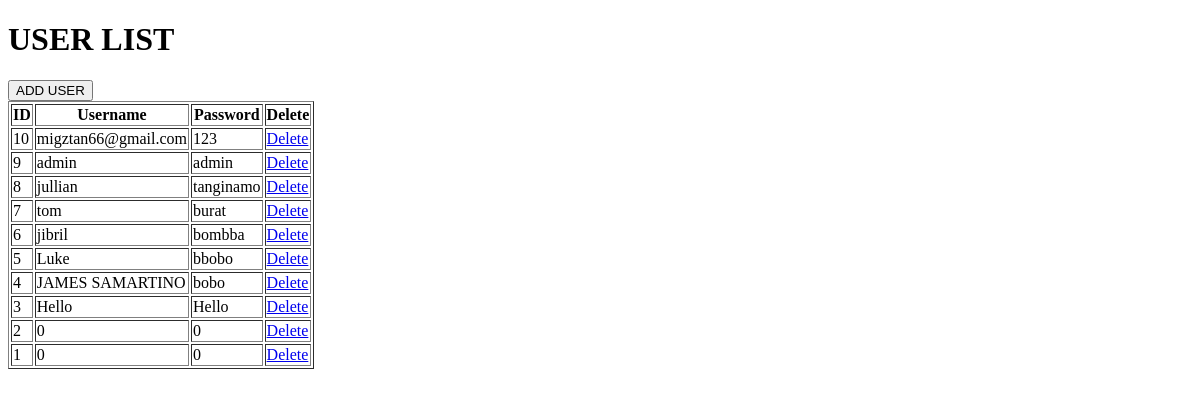
Page /user_list.php on the earlier database version.
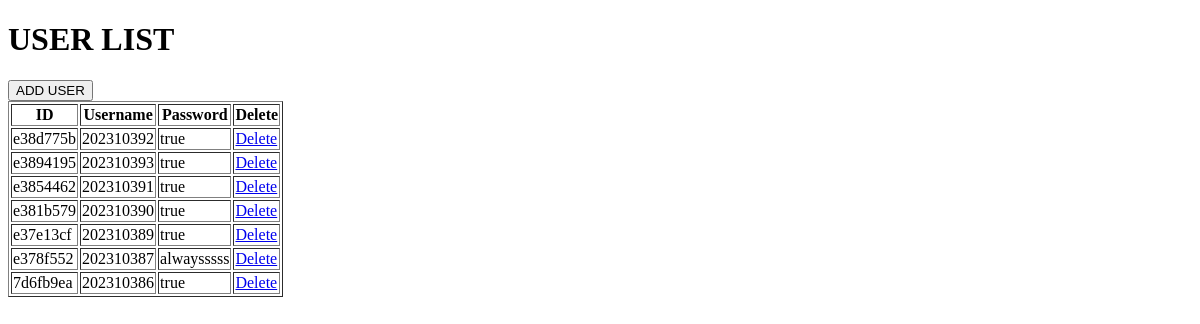
Same page on the later database version.
### tables this page shows
CREATE TABLE `users` (
  `id` char(8) NOT NULL,
  `givenName` varchar(100) NOT NULL,
  `middleName` varchar(100) NOT NULL,
  `lastName` varchar(100) NOT NULL,
  `username` char(30) NOT NULL,
  `password` char(100) NOT NULL
);

### user_list.php (the view, shortened to what this page needs)
<?php
include 'db/db_connect_emanagepro.php';
$sql = "SELECT id, username, password FROM users ORDER BY id DESC";
$result = $conn->query($sql);
?>
<!DOCTYPE html>
<html lang="en">
<head>
</head>
<body>
    <div class="container">
        <h1>USER LIST</h1>
        <input type="submit" value="ADD USER" href="index.php">
        <?php if ($result && $result->num_rows > 0):?>
        <table border="1">
                 <th>ID</th>
                 <th>Username</th>
                 <th>Password</th>
                 <th>Delete</th>
            <?php while($row = $result-> fetch_assoc()):?>
            <tr>
                <td><?php echo htmlspecialchars($row['id']); ?></td>
                <td><?php echo htmlspecialchars($row['username']);?></td>
                <td><?php echo htmlspecialchars($row['password']);?></td>
                <td><a class="delete-btn" href="delete.php?id=<?php echo $row['id']; ?>"
                onclick="return confirm('are you sure u want to delete?'); ">Delete</a></td>
            </tr>
            <?php endwhile; ?>
        </table>
        <?php else: ?>
            <p>NO USER FOUND</p>
        <?php endif; ?>
    </div>
</body>
</html>

Differences in the rows shown:
removed users: id "10", username "migztan66@gmail.com", password "123"
removed users: id "9", username "admin", password "admin"
removed users: id "8", username "jullian", password "tanginamo"
removed users: id "7", username "tom", password "burat"
removed users: id "6", username "jibril", password "bombba"
removed users: id "5", username "Luke", password "bbobo"
removed users: id "4", username "JAMES SAMARTINO", password "bobo"
removed users: id "3", username "Hello", password "Hello"
removed users: id "2", username "0", password "0"
removed users: id "1", username "0", password "0"
added users: id "e38d775b", username "202310392", password "true"
added users: id "e3894195", username "202310393", password "true"
added users: id "e3854462", username "202310391", password "true"
added users: id "e381b579", username "202310390", password "true"
added users: id "e37e13cf", username "202310389", password "true"
added users: id "e378f552", username "202310387", password "alwaysssss"
added users: id "7d6fb9ea", username "202310386", password "true"
